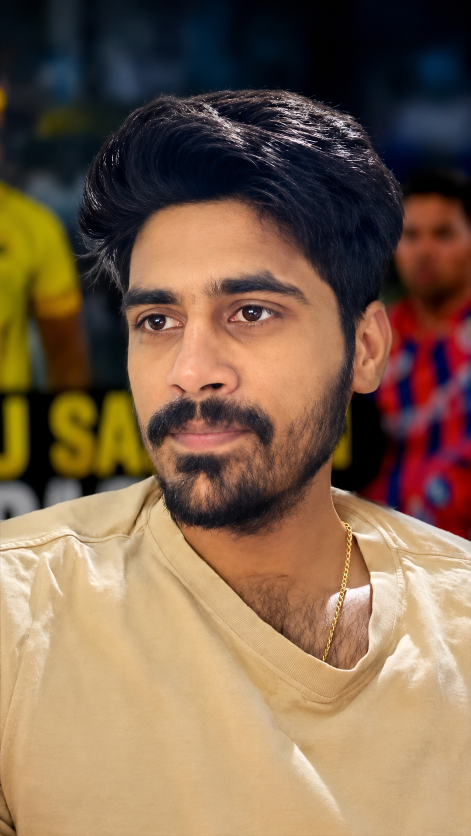
#> input picture expectation.png, 941 x 1672 px (shown at 1/2 size); its folder holds only this picture in this run
$ python -i face_enhance.py   (imports and definitions only)   (older library calls are emulated)
#> lines starting #> are read from the running program, lines starting #| are printed output that depends on the picture
### face_os/config.py
"""
config.py — Face OS configuration.

Loads from face_os_config.yaml with sensible defaults.
All tuning parameters live here — no magic numbers in modules.
"""

from pathlib import Path
from typing import Any, Dict, Optional
import yaml


_DEFAULTS: Dict[str, Any] = {
    # ─── Identity ──────────────────────────────────────────────────────────
    "identity": {
        "reference_dir": "photos/",           # Directory with reference face photos
        "reference_image": "expectation.png", # Primary reference for appearance
        "embedding_tolerance": 0.50,          # Face matching threshold (lower = stricter)
        "max_embeddings": 50,                 # Max reference embeddings to store
    },

    # ─── Detection & Tracking ──────────────────────────────────────────────
    "detection": {
        "model": "mediapipe",                  # mediapipe (V4, no dlib)
        "min_face_size": 60,                  # Minimum face size in pixels
        "detection_interval": 5,              # Detect every N frames (track in between)
        "max_lost_frames": 30,                # Frames before declaring face LOST
        "smoothing_alpha": 0.3,               # EMA smoothing for bbox (0 = no smoothing)
    },

    # ─── Landmarks ─────────────────────────────────────────────────────────
    "landmarks": {
        "model": "mediapipe_478",                 # mediapipe_478 (V4, no dlib)
        "pose_smoothing": 0.4,                # EMA for head pose angles
    },

    # ─── Canonical Face Mapping ────────────────────────────────────────────
    "canonical": {
        "atlas_size": [1024, 1024],             # Canonical face resolution [W, H]
        "alignment_mode": "similarity",       # similarity | affine | perspective
        "enrollment_frames": 30,              # Frames to average for enrollment
        "min_confidence_for_update": 0.7,     # Min detection confidence to update atlas
    },

    # ─── Crop Planner ──────────────────────────────────────────────────────
    "crop": {
        "output_size": [1080, 1920],          # Target output [W, H]
        "headroom_ratio": 0.30,               # Fraction of output above face center
        "face_target_width": 270,             # Target face width in output (pixels)
        "smoothing_alpha": 0.25,              # EMA for crop position
        "max_crop_velocity": 50,              # Max pixels crop can move per frame
        "protect_forehead": True,             # Never crop above forehead
        "allow_bottom_crop": True,            # OK to crop below chin
    },

    # ─── Temporal Stabilizer ───────────────────────────────────────────────
    "temporal": {
        "flicker_threshold": 15.0,            # LAB distance to trigger stabilization
        "temporal_window": 5,                 # Frames to average for stabilization
        "use_motion_compensation": True,      # Compensate for camera motion
    },

    # ─── Face Enhancement ──────────────────────────────────────────────────
    "enhance": {
        "eye_boost": 1.5,                     # Enhancement multiplier for eyes
        "brow_boost": 1.3,                    # Enhancement multiplier for brows
        "beard_boost": 1.2,                   # Enhancement multiplier for beard
        "contour_boost": 1.2,                 # Enhancement multiplier for face contour
        "skin_smoothing": 0.3,                # Skin smoothing strength (0 = none)
        "sharpen_amount": 0.3,                # Sharpening strength
        "sharpen_radius": 1.0,                # Sharpening radius
        "use_cinematic_noise": True,          # Add subtle sensor grain
        "noise_strength": 0.02,               # Grain intensity (0 = none)
    },

    # ─── Energy Scaling ────────────────────────────────────────────────────
    "energy": {
        "normalize_energy": True,             # I-07: Enable energy normalization (z-score)
        "normalization_method": "zscore",     # zscore | minmax | none
    },

    # ─── Identity Memory (Photic Memory) ───────────────────────────────────
    "memory": {
        "accumulation_rate": 0.1,             # How fast confidence accumulates
        "decay_rate": 0.01,                   # How fast confidence decays without observation
        "min_observations": 5,                # Min observations before using memory
        "max_age_frames": 300,                # Max frames to keep in memory
        "use_pose_weighting": True,           # Weight observations by pose similarity
    },

    # ─── D-05 Latent Identity ──────────────────────────────────────────────
    "latent": {
        "contract_mode": "warn",               # 'warn' | 'fatal'
        "hybrid_blend_max": 0.5,               # Per-pixel uncertainty blend cap
    },

    # ─── Compositor ────────────────────────────────────────────────────────
    "compositor": {
        "confidence_threshold": 0.3,          # Below this, use source pixels
        "blend_mode": "laplacian",            # laplacian | alpha
        "feather_pixels": 10,                 # Edge feathering width
        "use_light_matching": True,           # Match lighting between face and background
    },

    # ─── Export ────────────────────────────────────────────────────────────
    "export": {
        "codec": "libx264",
        "crf": 18,
        "preset": "slow",
        "bitrate": "25M",
        "audio_bitrate": "320k",
        "fps": 30,
        "pixel_format": "yuv420p",
        "timeout_seconds": 900,
        "fade_in": 0.5,
        "fade_out": 0.5,
    },

    # ─── QC ────────────────────────────────────────────────────────────────
    "qc": {
        "min_face_detection_rate": 0.80,      # Min % of frames with face detected
        "max_identity_drift": 20.0,           # Max LAB distance from reference
        "max_flicker_score": 5.0,             # Max frame-to-frame variance
        "min_sharpness": 10.0,                # Min Laplacian variance
        "check_av_sync": True,                # Validate audio-video sync
    },

    # ─── Paths ─────────────────────────────────────────────────────────────
    "paths": {
        "temp": "temp/",
        "output": "output/face_os/",
        "logs": "logs/",
    },

    # ─── Logging ───────────────────────────────────────────────────────────
    "logging": {
        "level": "INFO",
        "log_file": "logs/face_os.log",
    },
}


def _deep_merge(base: Dict, override: Dict) -> Dict:
    """Deep merge override into base. Override wins on conflicts."""
    result = base.copy()
    for key, value in override.items():
        if key in result and isinstance(result[key], dict) and isinstance(value, dict):
            result[key] = _deep_merge(result[key], value)
        else:
            result[key] = value
    return result


class FaceOSConfig:
    """Configuration for the Face OS pipeline.

    Loads from face_os_config.yaml, falls back to defaults.
    Access via dot notation: cfg.identity.reference_dir
    """

    def __init__(self, config_path: Optional[str] = None):
        self._data = _DEFAULTS.copy()

        # Try to load config file
        paths_to_try = [
            config_path,
            "face_os_config.yaml",
            "face_os_config.yml",
        ]
        for p in paths_to_try:
            if p and Path(p).exists():
                with open(p, "r") as f:
                    user_cfg = yaml.safe_load(f) or {}
                self._data = _deep_merge(self._data, user_cfg)
                break
#> further down, picture is the input picture: shape (1672, 941, 3); mean B, G, R 78.4, 100.8, 126.5

    # [10 lines left out: function __getattr__, not called in this run]

    def get(self, key: str, default: Any = None) -> Any:
        return self._data.get(key, default)

    def section(self, name: str) -> Dict:
        return self._data.get(name, {})

    def to_dict(self) -> Dict:
        return self._data.copy()


class _ConfigSection:
    """Nested config section with dot-notation access."""

    def __init__(self, data: Dict):
        object.__setattr__(self, "_data", data)

    # [8 lines left out: function __getattr__, not called in this run]

    def get(self, key: str, default: Any = None) -> Any:
        return self._data.get(key, default)

    def __repr__(self) -> str:
        return repr(self._data)


# Singleton
_cfg: Optional[FaceOSConfig] = None


def get_config(config_path: Optional[str] = None) -> FaceOSConfig:
    """Get or create the global config singleton."""
    global _cfg
    if _cfg is None:
        _cfg = FaceOSConfig(config_path)
    return _cfg

### face_os/face_enhance.py
"""
face_enhance.py — Structure-Preserving Face Rendering.

BEAST MODE FIXES:
- Killed the 5x float32/uint8 conversion loop (FPS Chakravyuh).
- Replaced O(N^2) Bilateral Filter with Downscale->Blur->Upscale (CPU Saver).
- Nuked LAB color space conversion for noise (Fast Luminance Approximation).
- Consolidated all region blending into a single high-speed float32 pass.
"""

from typing import Optional, Tuple

import cv2
import numpy as np

from face_os.config import get_config
from face_os.types import EnhancementMask

cfg = get_config()


# ─── Blink Detection ────────────────────────────────────────────────────────

class BlinkDetector:
    """Detect eye blinks using Eye Aspect Ratio (EAR)."""

    # [106 lines left out: functions __init__, detect, _compute_ear, freeze_eyes, _update_last_good, _freeze_eye_region and 1 more, not called in this run]

    @property
    def is_blinking(self) -> bool: return self._is_blinking

    @property
    def last_ear(self) -> float: return self._blink_history[-1]['ear'] if self._blink_history else 0.3

    # [54 lines left out: functions get_stats, _blend_region, _smooth_skin_fast, _apply_vignette_fast, not called in this run]


# ─── Cinematic Noise ─────────────────────────────────────────────────────────

class TemporalNoiseField:
    # [29 lines left out: functions __init__, _generate_sensor_pattern, get_noise, reset, not called in this run]

_noise_field: Optional[TemporalNoiseField] = None

# [19 lines left out: functions _get_noise_field, _add_cinematic_noise_fast, not called in this run]

def reset_noise_field() -> None:
    global _noise_field
    if _noise_field is not None: _noise_field.reset()


# ─── Main Rendering Pipeline ─────────────────────────────────────────────────

# [63 lines left out: functions render_frame, add_cinematic_noise, _create_enhancement_mask, not called in this run]

def _sharpen(frame: np.ndarray, amount: float = 0.3, radius: float = 1.0) -> np.ndarray:
    """Fast Unsharp Mask using cv2.addWeighted (No manual float32 casting)."""
    if amount <= 0: return frame
    ksize = max(3, int(radius * 4) | 1)
    if ksize % 2 == 0: ksize += 1
    blurred = cv2.GaussianBlur(frame, (ksize, ksize), radius)
    # sharpened = frame * (1 + amount) - blurred * amount
    return cv2.addWeighted(frame, 1.0 + amount, blurred, -amount, 0)


# ═══════════════════════════════════════════════════════════════════════════════
# Phase A: Signal Processing Repair
# ═══════════════════════════════════════════════════════════════════════════════

def _measure_sharpness(img: np.ndarray, mask: Optional[np.ndarray] = None) -> float:
    """Laplacian variance sharpness metric. Higher = sharper."""
    gray = cv2.cvtColor(img, cv2.COLOR_BGR2GRAY).astype(np.float32)
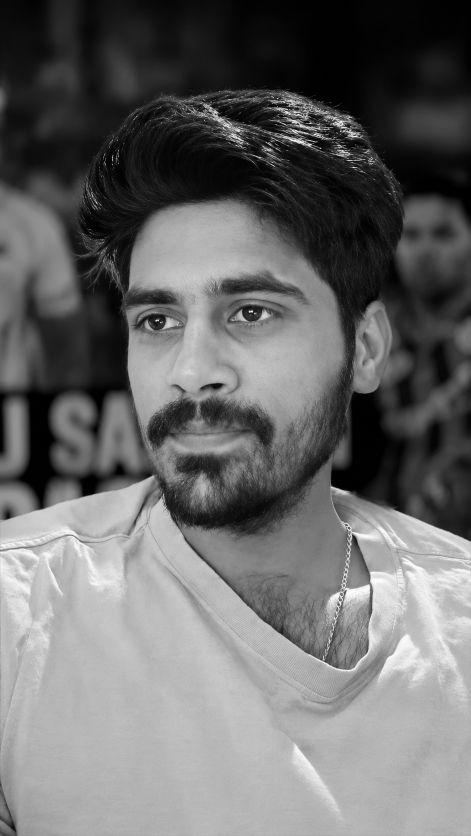
#> gray: shape (1672, 941) float32 (shown at 1/2 size); min 0, max 255, mean 105.9
    lap = cv2.Laplacian(gray, cv2.CV_32F, ksize=3)
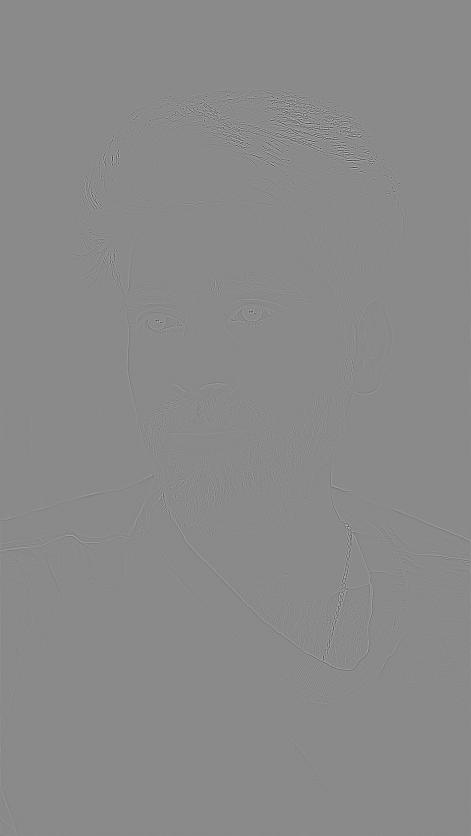
#> lap: shape (1672, 941) float32 (shown at 1/2 size); min -1290, max 1092, mean 0; drawn with min black and max white
    if mask is not None and mask.max() > 0.01:
        m = (mask > 0.5).astype(np.float32)
        if m.shape[:2] != lap.shape[:2]:
            m = cv2.resize(m, (lap.shape[1], lap.shape[0]), interpolation=cv2.INTER_NEAREST)
        lap = lap * m
    return float(np.var(lap))


def adaptive_sharpen(
    frame: np.ndarray,
    face_mask: Optional[np.ndarray] = None,
    fine_amount: float = 1.4,
    fine_radius: float = 0.6,
    coarse_amount: float = 0.8,
    coarse_radius: float = 1.2,
    target_sharpness: float = 300.0,
    deficit_gain: float = 1.5,
    min_amount_mult: float = 0.5,
    max_amount_mult: float = 2.5,
    edge_protection: Optional[np.ndarray] = None,
) -> np.ndarray:
    """Adaptive dual-radius USM — scales amount based on sharpness deficit.

    Sharp frames receive reduced amounts (avoid over-sharpening); blurry
    frames receive increased amounts up to max_amount_mult.

    Args:
        frame: uint8 BGR input image
        face_mask: optional float32 mask in [0,1] (outside pixels unchanged)
        fine_amount: base amount for fine-scale (0.6px) USM
        fine_radius: radius for fine-scale USM
        coarse_amount: base amount for coarse-scale (1.2px) USM
        coarse_radius: radius for coarse-scale USM
        target_sharpness: Laplacian variance target
        deficit_gain: how aggressively to scale amounts per unit deficit
        min_amount_mult: minimum multiplier (for already-sharp frames)
        max_amount_mult: maximum multiplier (for heavily blurred frames)
        edge_protection: optional (H,W) float32 mask [0,1] — high values
            reduce sharpening to prevent halos at geometric edges (D-04)
    """
    sharpness = _measure_sharpness(frame, face_mask)
#> sharpness = 2559
    target = max(target_sharpness, 1.0)
    deficit = (target - sharpness) / target
#> deficit = -7.53
    scale = 1.0 + deficit * deficit_gain
#> scale = -10.3
    scale = np.clip(scale, min_amount_mult, max_amount_mult)
#> scale = 0.5

    eff_fine = float(np.clip(fine_amount * scale, 0.0, fine_amount * max_amount_mult))
#> eff_fine = 0.7
    eff_coarse = float(np.clip(coarse_amount * scale, 0.0, coarse_amount * max_amount_mult))
#> eff_coarse = 0.4

    if face_mask is not None and face_mask.max() > 0.01:
        sharpened = _sharpen(frame, amount=eff_fine, radius=fine_radius)
        sharpened = _sharpen(sharpened, amount=eff_coarse, radius=coarse_radius)
        m3 = np.clip(face_mask.astype(np.float32), 0.0, 1.0)
        if m3.shape[:2] != frame.shape[:2]:
            m3 = cv2.resize(m3, (frame.shape[1], frame.shape[0]), interpolation=cv2.INTER_LINEAR)
        if edge_protection is not None:
            ep = cv2.resize(edge_protection.astype(np.float32), (frame.shape[1], frame.shape[0]))
            ep = np.clip(ep, 0.0, 1.0)[:, :, np.newaxis]
            m3_exp = m3[:, :, np.newaxis]
            blend = m3_exp * (1.0 - ep * 0.6)
            result = (frame.astype(np.float32) * (1.0 - blend) + sharpened.astype(np.float32) * blend)
        else:
            m3 = m3[:, :, np.newaxis]
            result = (frame.astype(np.float32) * (1.0 - m3) + sharpened.astype(np.float32) * m3)
        return np.clip(result, 0, 255).astype(np.uint8)

    frame = _sharpen(frame, amount=eff_fine, radius=fine_radius)
    return _sharpen(frame, amount=eff_coarse, radius=coarse_radius)


# [80 lines left out: functions enhance_contrast, apply_energy_conservation, not called in this run]

>>> import cv2
>>> picture = cv2.imread('../expectation.png')
>>> result = adaptive_sharpen(picture)
